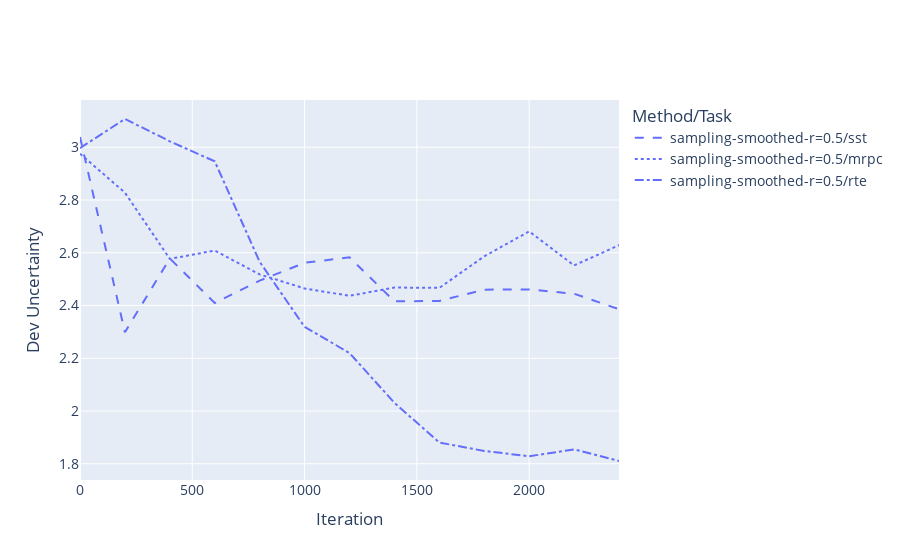

Here is the notebook cell this chart was saved with:
### Code cell
plot_metric_over_time('dev', 'uncertainty', 
                     [
#                       'sampling-smoothed-r=0.375',
                       'sampling-smoothed-r=0.5',
#                        'baseline-uniform',
#                        'baseline-data-dist'
                     ],
                      plot_minima=False)

### Figure 1 — Plotly figure (JSON) as saved in the notebook; plotly's stock layout.template omitted (floating-point values rounded to 4 significant figures)
{"data": [{"line": {"color": "#636EFA", "dash": "dash"}, "mode": "lines", "name": "sampling-smoothed-r=0.5/sst", "type": "scatter", "x": [0, 200, 400, 600, 800, 1000, 1200, 1400, 1600, 1800, 2000, 2200, 2400], "y": [3.039, 2.299, 2.578, 2.41, 2.494, 2.562, 2.583, 2.416, 2.417, 2.46, 2.461, 2.445, 2.386]}, {"line": {"color": "#636EFA", "dash": "dot"}, "mode": "lines", "name": "sampling-smoothed-r=0.5/mrpc", "type": "scatter", "x": [0, 200, 400, 600, 800, 1000, 1200, 1400, 1600, 1800, 2000, 2200, 2400], "y": [2.976, 2.828, 2.577, 2.608, 2.518, 2.465, 2.437, 2.468, 2.467, 2.586, 2.681, 2.552, 2.629]}, {"line": {"color": "#636EFA", "dash": "dashdot"}, "mode": "lines", "name": "sampling-smoothed-r=0.5/rte", "type": "scatter", "x": [0, 200, 400, 600, 800, 1000, 1200, 1400, 1600, 1800, 2000, 2200, 2400], "y": [2.997, 3.107, 3.023, 2.947, 2.566, 2.319, 2.22, 2.031, 1.881, 1.849, 1.828, 1.855, 1.811]}], "layout": {"font": {"size": 14}, "legend": {"title": {"text": "Method/Task"}}, "xaxis": {"title": {"text": "Iteration"}}, "yaxis": {"title": {"text": "Dev Uncertainty"}}}}
